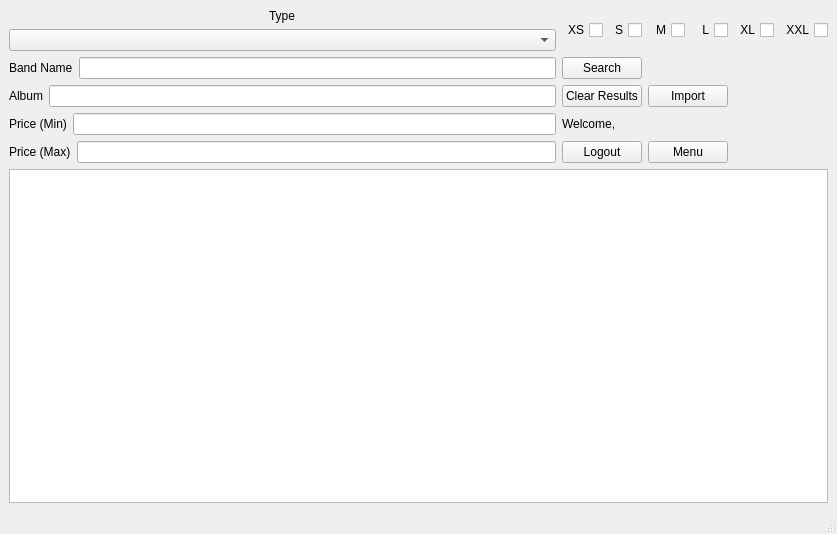
<?xml version="1.0" encoding="UTF-8"?>
<ui version="4.0">
 <class>Manager</class>
 <widget class="QMainWindow" name="Manager">
  <property name="geometry">
   <rect>
    <x>0</x>
    <y>0</y>
    <width>837</width>
    <height>534</height>
   </rect>
  </property>
  <property name="windowTitle">
   <string>Demented -  Inventory</string>
  </property>
  <widget class="QWidget" name="centralwidget">
   <layout class="QGridLayout" name="gridLayout">
    <item row="0" column="0">
     <layout class="QVBoxLayout" name="verticalLayout">
      <item alignment="Qt::AlignHCenter">
       <widget class="QLabel" name="label_2">
        <property name="layoutDirection">
         <enum>Qt::RightToLeft</enum>
        </property>
        <property name="text">
         <string>Type</string>
        </property>
       </widget>
      </item>
      <item>
       <widget class="QComboBox" name="comboBox_Type">
        <property name="contextMenuPolicy">
         <enum>Qt::DefaultContextMenu</enum>
        </property>
        <property name="layoutDirection">
         <enum>Qt::LeftToRight</enum>
        </property>
        <property name="editable">
         <bool>false</bool>
        </property>
        <property name="currentText">
         <string/>
        </property>
        <property name="currentIndex">
         <number>-1</number>
        </property>
        <property name="insertPolicy">
         <enum>QComboBox::InsertAlphabetically</enum>
        </property>
        <property name="duplicatesEnabled">
         <bool>false</bool>
        </property>
       </widget>
      </item>
     </layout>
    </item>
    <item row="0" column="1">
     <widget class="QCheckBox" name="checkBox_XS">
      <property name="layoutDirection">
       <enum>Qt::RightToLeft</enum>
      </property>
      <property name="text">
       <string>XS</string>
      </property>
     </widget>
    </item>
    <item row="0" column="2">
     <widget class="QCheckBox" name="checkBox_S">
      <property name="layoutDirection">
       <enum>Qt::RightToLeft</enum>
      </property>
      <property name="text">
       <string>S</string>
      </property>
     </widget>
    </item>
    <item row="0" column="3">
     <widget class="QCheckBox" name="checkBox_M">
      <property name="layoutDirection">
       <enum>Qt::RightToLeft</enum>
      </property>
      <property name="text">
       <string>M</string>
      </property>
     </widget>
    </item>
    <item row="0" column="4">
     <widget class="QCheckBox" name="checkBox_L">
      <property name="layoutDirection">
       <enum>Qt::RightToLeft</enum>
      </property>
      <property name="text">
       <string>L</string>
      </property>
     </widget>
    </item>
    <item row="0" column="5">
     <widget class="QCheckBox" name="checkBox_XL">
      <property name="layoutDirection">
       <enum>Qt::RightToLeft</enum>
      </property>
      <property name="text">
       <string>XL</string>
      </property>
     </widget>
    </item>
    <item row="0" column="6">
     <widget class="QCheckBox" name="checkBox_xxl">
      <property name="layoutDirection">
       <enum>Qt::RightToLeft</enum>
      </property>
      <property name="text">
       <string>XXL</string>
      </property>
     </widget>
    </item>
    <item row="1" column="0">
     <layout class="QHBoxLayout" name="horizontalLayout_2">
      <item>
       <widget class="QLabel" name="label">
        <property name="text">
         <string>Band Name</string>
        </property>
       </widget>
      </item>
      <item>
       <widget class="QLineEdit" name="lineEdit_band_name"/>
      </item>
     </layout>
    </item>
    <item row="1" column="1" colspan="2">
     <widget class="QPushButton" name="pushButton">
      <property name="text">
       <string>Search</string>
      </property>
     </widget>
    </item>
    <item row="2" column="0">
     <layout class="QHBoxLayout" name="horizontalLayout_6">
      <item>
       <widget class="QLabel" name="label_6">
        <property name="text">
         <string>Album</string>
        </property>
       </widget>
      </item>
      <item>
       <widget class="QLineEdit" name="lineEdit_Album"/>
      </item>
     </layout>
    </item>
    <item row="2" column="1" colspan="2">
     <widget class="QPushButton" name="pushButton_Clear">
      <property name="text">
       <string>Clear Results</string>
      </property>
     </widget>
    </item>
    <item row="2" column="3" colspan="2">
     <widget class="QPushButton" name="pushButton_import">
      <property name="text">
       <string>Import</string>
      </property>
     </widget>
    </item>
    <item row="3" column="0">
     <layout class="QHBoxLayout" name="horizontalLayout_3">
      <item>
       <widget class="QLabel" name="label_3">
        <property name="text">
         <string>Price (Min)</string>
        </property>
       </widget>
      </item>
      <item>
       <widget class="QLineEdit" name="lineEdit_price_min"/>
      </item>
     </layout>
    </item>
    <item row="3" column="1" colspan="6">
     <widget class="QLabel" name="label_Welcome">
      <property name="font">
       <font>
        <weight>50</weight>
        <bold>false</bold>
       </font>
      </property>
      <property name="text">
       <string>Welcome,                                                           </string>
      </property>
     </widget>
    </item>
    <item row="4" column="0">
     <layout class="QHBoxLayout" name="horizontalLayout_4">
      <item>
       <widget class="QLabel" name="label_4">
        <property name="text">
         <string>Price (Max)</string>
        </property>
       </widget>
      </item>
      <item>
       <widget class="QLineEdit" name="lineEdit_price_max"/>
      </item>
     </layout>
    </item>
    <item row="4" column="1" colspan="2">
     <widget class="QPushButton" name="pushButton_logout">
      <property name="text">
       <string>Logout</string>
      </property>
     </widget>
    </item>
    <item row="4" column="3" colspan="2">
     <widget class="QPushButton" name="pushButton_Menu">
      <property name="text">
       <string>Menu</string>
      </property>
     </widget>
    </item>
    <item row="5" column="0" colspan="7">
     <widget class="QTableView" name="tableView_Master">
      <attribute name="horizontalHeaderCascadingSectionResizes">
       <bool>true</bool>
      </attribute>
      <attribute name="horizontalHeaderShowSortIndicator" stdset="0">
       <bool>false</bool>
      </attribute>
      <attribute name="horizontalHeaderStretchLastSection">
       <bool>true</bool>
      </attribute>
     </widget>
    </item>
    <item row="1" column="3" colspan="4">
     <widget class="QLabel" name="label_results">
      <property name="text">
       <string/>
      </property>
      <property name="wordWrap">
       <bool>true</bool>
      </property>
     </widget>
    </item>
   </layout>
  </widget>
  <widget class="QMenuBar" name="menubar">
   <property name="geometry">
    <rect>
     <x>0</x>
     <y>0</y>
     <width>837</width>
     <height>21</height>
    </rect>
   </property>
  </widget>
  <widget class="QStatusBar" name="statusbar"/>
 </widget>
 <resources/>
 <connections>
  <connection>
   <sender>lineEdit_band_name</sender>
   <signal>returnPressed()</signal>
   <receiver>pushButton</receiver>
   <slot>click()</slot>
   <hints>
    <hint type="sourcelabel">
     <x>334</x>
     <y>87</y>
    </hint>
    <hint type="destinationlabel">
     <x>644</x>
     <y>88</y>
    </hint>
   </hints>
  </connection>
  <connection>
   <sender>lineEdit_Album</sender>
   <signal>returnPressed()</signal>
   <receiver>pushButton</receiver>
   <slot>click()</slot>
   <hints>
    <hint type="sourcelabel">
     <x>322</x>
     <y>116</y>
    </hint>
    <hint type="destinationlabel">
     <x>644</x>
     <y>88</y>
    </hint>
   </hints>
  </connection>
  <connection>
   <sender>lineEdit_price_min</sender>
   <signal>returnPressed()</signal>
   <receiver>pushButton</receiver>
   <slot>click()</slot>
   <hints>
    <hint type="sourcelabel">
     <x>332</x>
     <y>145</y>
    </hint>
    <hint type="destinationlabel">
     <x>644</x>
     <y>88</y>
    </hint>
   </hints>
  </connection>
  <connection>
   <sender>lineEdit_price_max</sender>
   <signal>returnPressed()</signal>
   <receiver>pushButton</receiver>
   <slot>click()</slot>
   <hints>
    <hint type="sourcelabel">
     <x>334</x>
     <y>173</y>
    </hint>
    <hint type="destinationlabel">
     <x>644</x>
     <y>88</y>
    </hint>
   </hints>
  </connection>
 </connections>
</ui>
